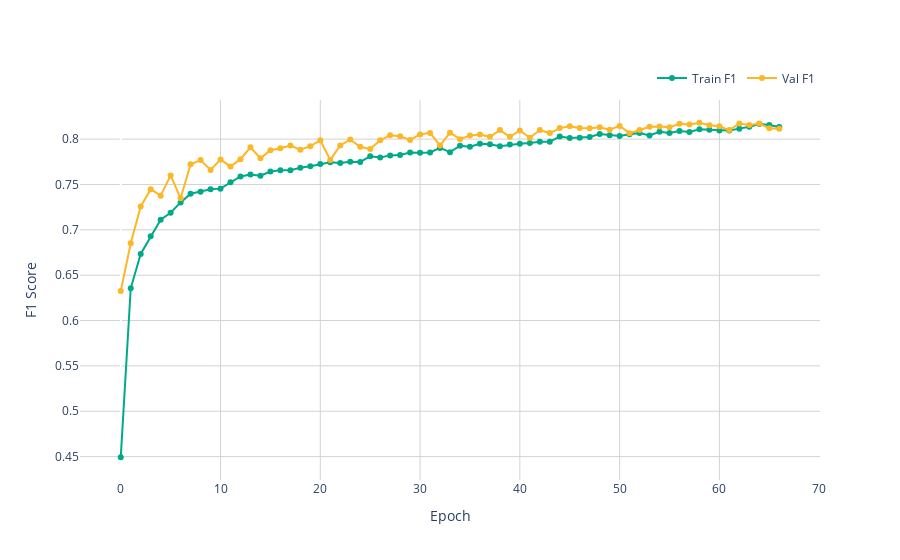

Notebook code cell kept with this figure:
### Code cell
model2 = train_model(train_loader, val_loader, test_loader, model, criterion, optimizer, scheduler, epochs=100, log_every=5, early_stopping_patience=8)
